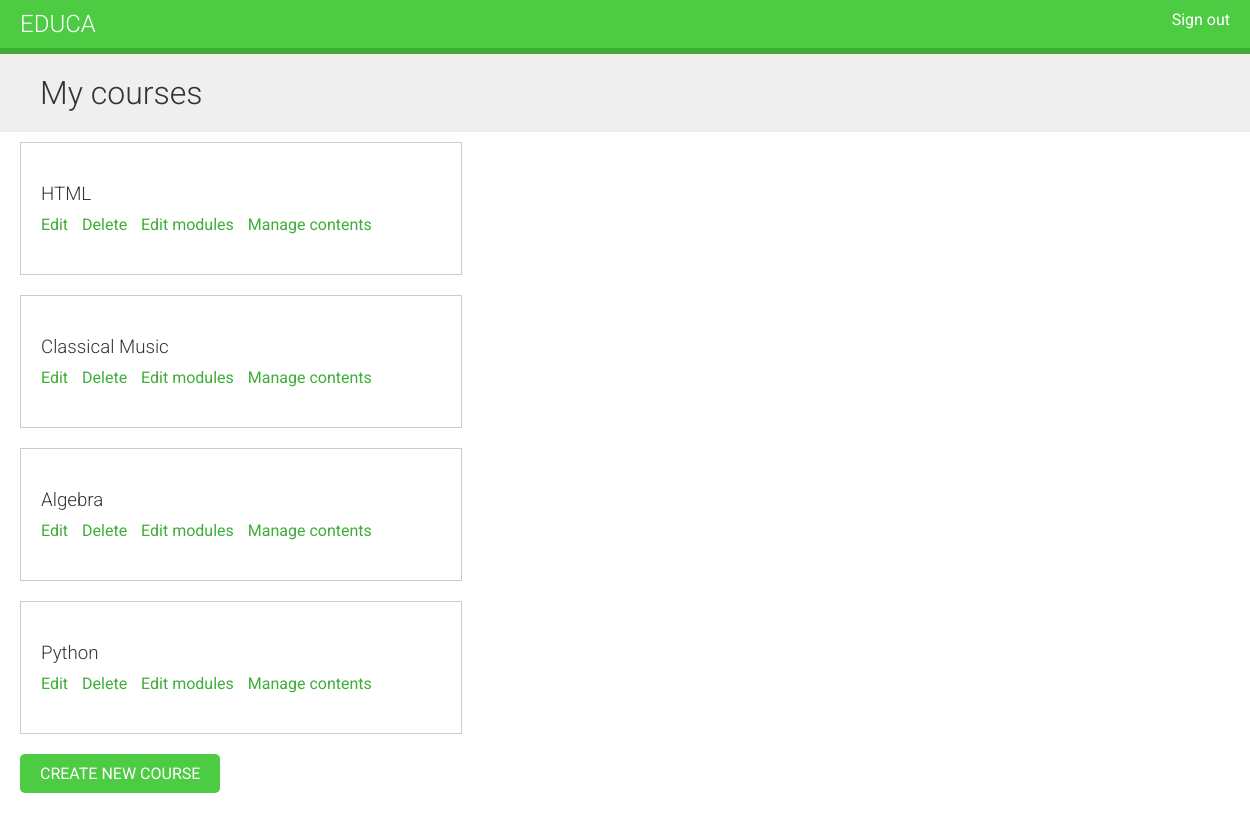
Page /course/mine/ (signed in) on the earlier database version.
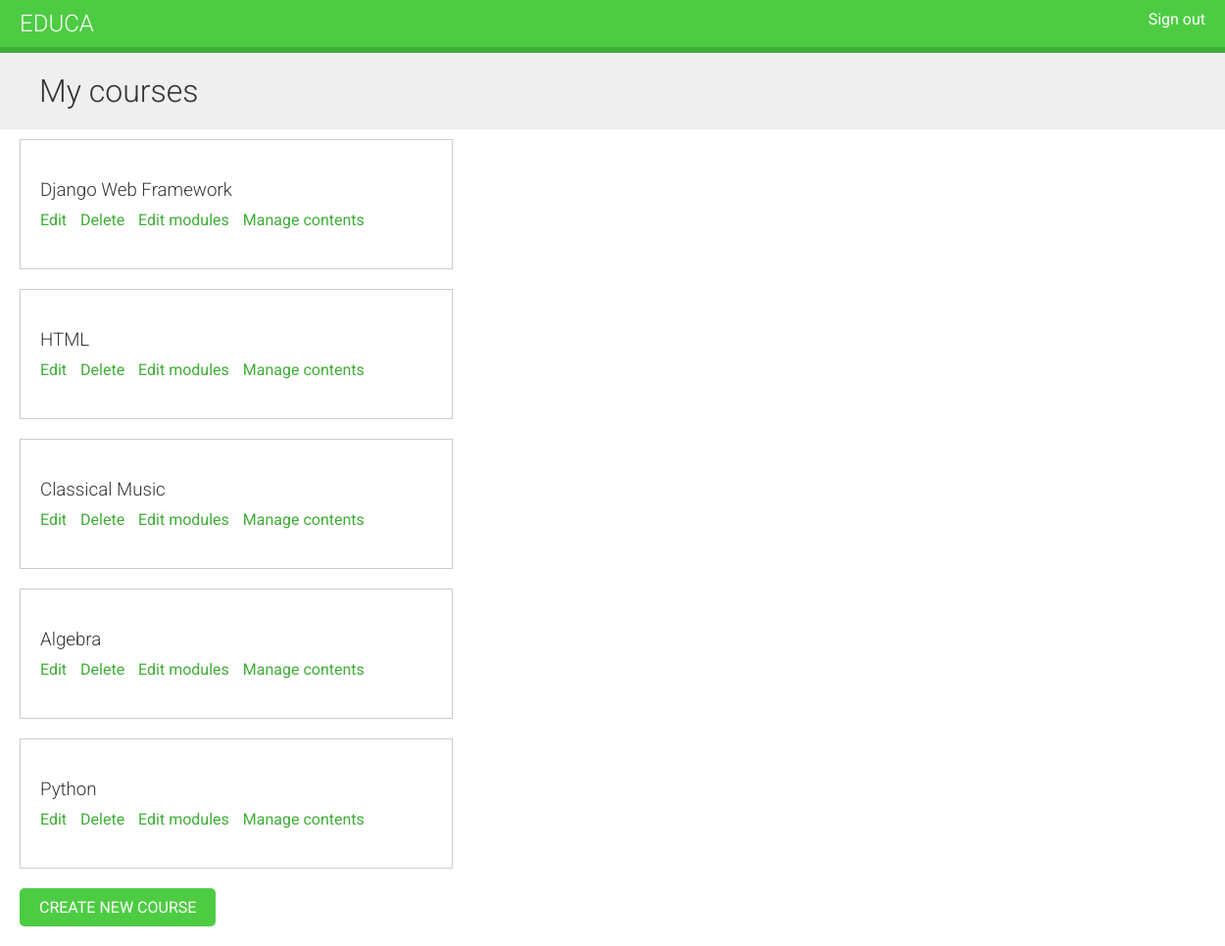
Same page on the later database version.
### courses/models.py (models this page shows, shortened)
class Course(models.Model):
    users       = models.ManyToManyField(User, related_name='courses_joined', blank=True)
    owner       = models.ForeignKey(User,
                            related_name='courses_created')
    subject     = models.ForeignKey(Subject,
                            related_name='courses')
    title       = models.CharField(max_length=200)
    slug        = models.SlugField(max_length=200, unique=True)
    overview    = models.TextField()
    created     = models.DateTimeField(auto_now_add=True)
    class Meta:
        ordering = ('-created', )

### courses/views.py (the view, shortened to what this page needs)
class ManageCourseListView(ListView):
    model = Course
    template_name = 'courses/manage/course/list.html'

### courses/views.py (called while the page is built)
    def get_queryset(self):
        qs = super(OwnerMixin, self).get_queryset()
        return qs.filter(owner=self.request.user)

### courses/templates/courses/manage/course/list.html (shortened to what this page needs)
{% extends "base.html" %}
{% block content %}
<h1> My courses </h1>
<div class="module">
  {% for course in object_list %}
  <div class="course-info">
    <h3>{{ course.title }} </h3>
    <p> <a href="{% url "course-edit" course.id %}"> Edit </a>
        <a href="{% url "course-delete" course.id %}"> Delete </a>
        <a href="{% url "course-module-update" course.id %}"> Edit modules </a>
        {% if course.modules.count > 0 %}
        <a href="{% url "module-content-list" course.modules.first.id %}"> Manage contents </a>
        {% endif %}
    </p> </div> {% empty %} <p> You haven't created any courses yet.</p>
  {% endfor %}
  <p>
    <a href="{% url "course-create" %}" class="button"> Create new course </a>
  </p>
</div>
{% endblock %}

Differences in the rows shown:
added Course: title "Django Web Framework", shows "Manage contents"
